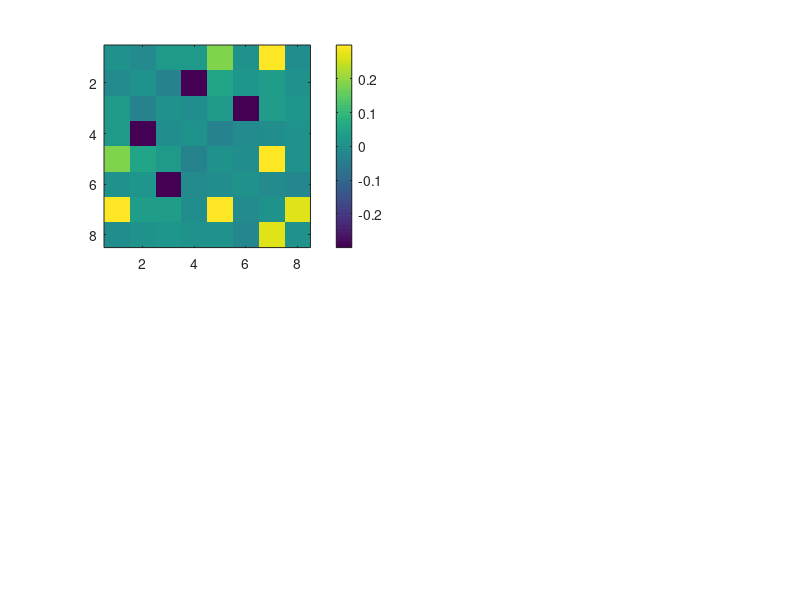

Write the MATLAB code that produced this figure. (Note: this script raises an error after producing the figure.)
%% This function generates the flouresence traces used as observations in the first simulation study.

% Outputs:
    % Y:                    the ensemble of flouresence observations (time_frames * neurons * trials)
    % alpha:                the state transition parameter (scalar)
    % mu_x:                 true mean of the latent process (1 * neurons)
    % Sigma_w:              the noise covariance of the observations (neurons * neurons)
    % true_covariance:      ground truth noise covariance of the latent noise process (neurons * neurons)
    % oracle_covariance:    the oracle estimate of the latent noise process (neurons * neurons)
    % avg_spiking_rate:     average spiking rate of the neurons under consideration (neurons * 1)
    % A:                    the scale matrix of the observations (neurons * neurons)
    % s:                    stimulus (lags * time_frames)
    % D:                    the true weight matrix of the stimulus (neurons * lags)
    % spikes:               ground truth spikes (time_frames * neurons * trials)
    
function [Y, alpha, mu_x, Sigma_w, true_covariance, avg_spiking_rate, A, s, D, spikes] = generate_signals()
%% Initilizing parameters 

K = 5000; % total number of time frames
N = 8; % number of neurons considered for the analysis
L = 20; % number of trials per neuron
alpha = 0.98; % state transition parameter
mu_x = -4.5 * ones(1,N); % mean of the latent process, set to a negative value to generate spikes at a low spiking rate
psi_x = 650*[6,0,0,0,4,0,4,0;0,6,0,-4,0,0,0,0;0,0,6,0,0,-4,0,0;0,-4,0,6,0,0,0,0;4,0,0,0,6,0,4,0;0,0,-4,0,0,6,0,0;4,0,0,0,4,0,6,3;0,0,0,0,0,0,3,6]; % true inverse Wishart scale matrix
m_x = N + 2000; % true inverse Wishart normalizing factor
A = 0.1*eye(N); % scale matrix of the observations
Sigma_w = 2*10^(-4) *eye(N); % Observation noise covariance

% We generate the true noise covariance matrix from an inverse Wishart distribution
true_covariance = iwishrnd(psi_x, m_x);

% the true weight vector
M = 2; % number of time lags of the stimulus, taken into consideration
D = zeros(N,M); % the true weight vector
D(:,1) =  [0.5, -0.3, -0.3, -0.3, 0.3, -0.3, -0.3, -0.3]'; 
D(:,2) = [0.2, 0.3,  0.3, -0.2, -0.3, -0.3, -0.3, 0.3]';

%% Generating the combined process that govern spiking activity

% We generate the stimulus by a 6th order AR process
f = 10; % tuned frequency
fs = 100; % sampling frequency
sigma_input = 3 * 10^-5; % input noise variance
input = randn(size( 0:1:2*K));  % input noise
input = input - mean(input);
b = conv(conv(conv([1 -0.99*exp(1j*2*(pi)*f/fs)],[1 -0.99*exp(-1j*2*(pi)*f/fs)]),conv([1 -0.99*exp(1j*2*(pi)*f/fs)],[1 -0.99*exp(-1j*2*(pi)*f/fs)])),conv([1 -0.99*exp(1j*2*(pi)*f/fs)],[1 -0.99*exp(-1j*2*(pi)*f/fs)])); % setting poles of the AR process
s_temp = filter(1,b,sigma_input*input);

s_initial = s_temp(end-K+1-M:end) - 1; % this is the external stimulus that govern spiking activity
s = zeros(M, K);
for k = 1:K
    s(:,k) = flip(s_initial(k:k+M-1));
end

%% Generating spikes according to the logistic model

spikes = zeros(K,N,L); % Spike train generation
for l = 1:L
    X_latent = mvnrnd(mu_x,true_covariance,K); % the latent Gaussian noise process
    X_combined = X_latent +  s'*D'; % the overall combined governing process (latent process + contribution from stimulus)
    lambda = 1 ./ (1 + exp(-1*X_combined)); % CIF (Conditional Intensity Function)
    spikes(:,:,l) = rand(size(X_combined)) < lambda;
end

% Average spiking rate of each neuron
avg_spiking_rate = zeros(N,1);
for i = 1:N
avg_spiking_rate(i) = length(find(spikes(:,i,:) > 0)) / (K*L);
end

%% Generating the flouresence observations

% Generating the calcium concentrations
Z = zeros(size(spikes));
Z(1, :, :) = spikes(1, :, :);
for k = 2:K
    Z(k, :, :) = alpha * Z(k-1, :, :) +  spikes(k, :, :);
end

% Generating the noisy flouresence observations (Y)
Y = Z;
for l = 1:L
    for k = 1:K
        Z(k,:,l) = A * squeeze(squeeze(Z(k,:,l)))';
    end
    noise_process_w = mvnrnd(zeros(1,N),Sigma_w,K);
    Y(:,:,l) = Z(:,:,l) + noise_process_w;
end

%% Ground truth correlations

%Noise correlations
noise_correlations_ground_truth = diag(1./sqrt(diag(true_covariance)))*true_covariance*diag(1./sqrt(diag(true_covariance)));

%Signal correlations
signal_covariance_ground_truth = D * cov(s') * D';
signal_correlation_ground_truth =  diag(1./sqrt(diag(signal_covariance_ground_truth)))*signal_covariance_ground_truth*diag(1./sqrt(diag(signal_covariance_ground_truth)));

%% Plotting the ground truth
figure(2);

% Noise correlations
subplot(2,2,1);
temp = noise_correlations_ground_truth;
for j = 1:N
    temp(j,j)=0;
end
final_noise_ground_truth = temp / norm(temp,2);
imagesc(1:N, 1:N, final_noise_ground_truth, [-0.3, 0.3]);
colorbar;
colormap(redblue);
title('Ground truth noise correlation', 'Interpreter', 'latex');
% Signal correlations
subplot(2,2,3);
temp = signal_correlation_ground_truth;
for j = 1:N
    temp(j,j)=0;
end
final_signal_ground_truth = temp / norm(temp,2);
imagesc(1:N, 1:N, final_signal_ground_truth, [-0.3, 0.3]);
colorbar;
colormap(redblue);
title('Ground truth signal correlation', 'Interpreter', 'latex');